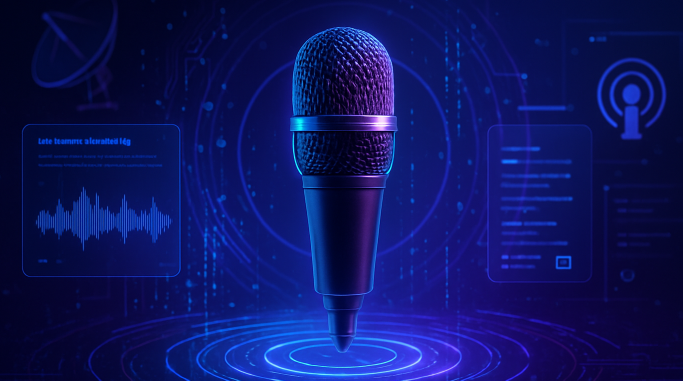
#> input picture assets/podcast_thumbnail_template.png, 1366 x 761 px (shown at 1/2 size)
$ python -i image_utils.py   (imports and definitions only)
#> lines starting #> are read from the running program, lines starting #| are printed output that depends on the picture
### app/utils/logging_utils.py
import os
import logging
from typing import Optional
from pathlib import Path

def setup_logger(
    name: str,
    log_file: Optional[str] = None,
    level: int = logging.INFO,
    format_str: str = '%(asctime)s - %(name)s - %(levelname)s - %(message)s'
) -> logging.Logger:
    """
    Set up a logger with file and console handlers.

    Args:
        name: Name of the logger
        log_file: Optional name of the log file (will be placed in logs directory)
        level: Logging level (default: INFO)
        format_str: Format string for log messages

    Returns:
        Configured logger instance
    """
    # Create logs directory if it doesn't exist
    log_dir = Path('logs')
    log_dir.mkdir(exist_ok=True)

    # Get or create logger
    logger = logging.getLogger(name)
    logger.setLevel(level)

    # Clear existing handlers
    logger.handlers = []

    # Create formatter
    formatter = logging.Formatter(format_str)

    # Add console handler
    console_handler = logging.StreamHandler()
    console_handler.setFormatter(formatter)
    logger.addHandler(console_handler)

    # Add file handler if log_file is specified
    if log_file:
        file_path = log_dir / log_file
        file_handler = logging.FileHandler(file_path)
        file_handler.setFormatter(formatter)
        logger.addHandler(file_handler)

    return logger

def get_logger(name: str) -> logging.Logger:
    """
    Get an existing logger or create a new one with default settings.

    Args:
        name: Name of the logger

    Returns:
        Logger instance
    """
    logger = logging.getLogger(name)
    if not logger.handlers:
        return setup_logger(name, f"{name}.log")
    return logger

### app/utils/image_utils.py
from PIL import Image, ImageDraw, ImageFont
from datetime import datetime
import os
import requests
import tempfile
from pathlib import Path
import pytz
from app.utils.logging_utils import get_logger

# Set up logging
logger = get_logger(__name__)

def download_google_font(font_name, font_style="regular"):
    """
    Download a Google Font and return the path to the downloaded font file.

    Args:
        font_name (str): Name of the Google Font (e.g., 'Roboto', 'OpenSans')
        font_style (str): Font style (e.g., 'regular', 'bold', 'black')

    Returns:
        str: Path to the downloaded font file
    """
    # Create a temporary directory for fonts if it doesn't exist
    font_dir = Path(tempfile.gettempdir()) / "google_fonts"
    font_dir.mkdir(exist_ok=True)

    # Map font styles to Google Fonts weights
    weight_map = {
        "regular": "400",
        "medium": "500",
        "semibold": "600",
        "bold": "700",
        "extrabold": "800",
        "black": "900"
    }

    weight = weight_map.get(font_style.lower(), "400")

    # Convert font name to Google Fonts URL format
    font_url_name = font_name.replace(" ", "+")

    # Direct download URL for the font file
    url = f"https://fonts.googleapis.com/css2?family={font_url_name}:wght@{weight}&display=swap"

    logger.info(f"Fetching font CSS from: {url}")

    # Get the CSS file
    response = requests.get(url)
    if response.status_code != 200:
        logger.error(f"Failed to download font {font_name}: {response.status_code}")
        return None

    # Extract the font URL from the CSS
    css_content = response.text
    font_url = None

    # Look for the font URL in the CSS content
    for line in css_content.split('\n'):
        if 'src: url(' in line:
            # Extract URL between url( and )
            start = line.find('url(') + 4
            end = line.find(')', start)
            if start > 4 and end > start:
                font_url = line[start:end].strip("'\"")
                if 'woff2' in font_url:
                    break

    if not font_url:
        logger.error(f"Could not find font URL for {font_name}. CSS content: {css_content}")
        return None

    # Download the font file
    font_path = font_dir / f"{font_name}_{font_style}.woff2"
    if not font_path.exists():
        logger.info(f"Downloading font from: {font_url}")
        font_response = requests.get(font_url)
        if font_response.status_code == 200:
            with open(font_path, 'wb') as f:
                f.write(font_response.content)
            logger.info(f"Font downloaded successfully to: {font_path}")
        else:
            logger.error(f"Failed to download font file for {font_name}: {font_response.status_code}")
            return None

    return str(font_path)

def add_text_overlay(image_path, output_path=None):
    """
    Add text overlays to an image with title, date, and watermark.
    Ensures the output meets YouTube thumbnail requirements.

    Args:
        image_path (str): Path to the input image
        output_path (str, optional): Path to save the output image. If None, will overwrite input image.

    Returns:
        str: Path to the output image
    """
    logger.info(f"Processing image: {image_path}")

    # Open the image
    img = Image.open(image_path)
#> img is the input picture: PIL image 1366x761 RGB; mean R, G, B 13.4, 20.4, 96.7
    logger.info(f"Original image size: {img.size}, mode: {img.mode}")

    # Convert to RGB if needed
    if img.mode != 'RGB':
        img = img.convert('RGB')
        logger.info("Converted image to RGB mode")

    # Resize to YouTube recommended dimensions (1280x720) while maintaining aspect ratio
    target_width = 1280
    target_height = 720

    # Calculate new dimensions maintaining aspect ratio
    img_ratio = img.width / img.height
#> img_ratio = 1.8
    target_ratio = target_width / target_height

    if img_ratio > target_ratio:
        # Image is wider than target
        new_width = target_width
        new_height = int(target_width / img_ratio)
#> new_height = 713
    else:
        # Image is taller than target
        new_height = target_height
        new_width = int(target_height * img_ratio)

    logger.info(f"Resizing image to: {new_width}x{new_height}")

    # Resize image
    img = img.resize((new_width, new_height), Image.Resampling.LANCZOS)
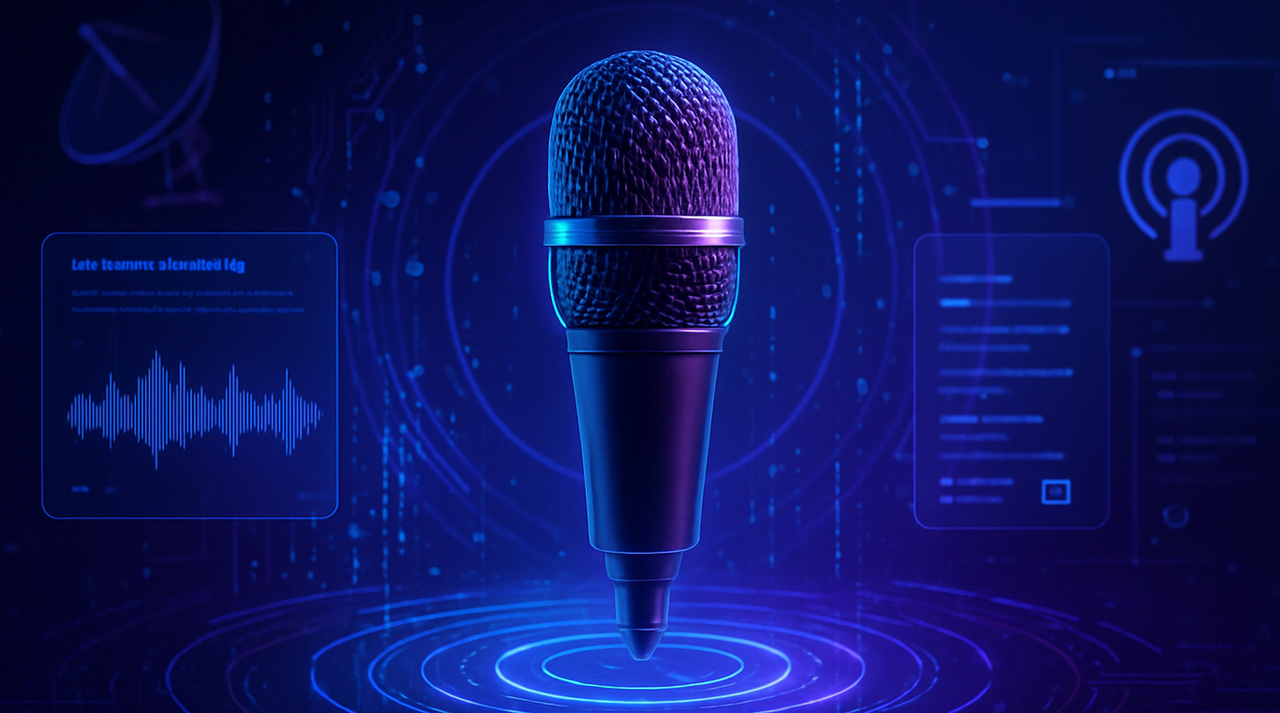
#> img: PIL image 1280x713 RGB; mean R, G, B 13.4, 20.4, 96.7

    # Create a new image with target dimensions and black background
    final_img = Image.new('RGB', (target_width, target_height), 'black')
#> final_img: PIL image 1280x720 RGB; every value is 0

    # Paste the resized image in the center
    paste_x = (target_width - new_width) // 2
    paste_y = (target_height - new_height) // 2
#> paste_y = 3
    final_img.paste(img, (paste_x, paste_y))
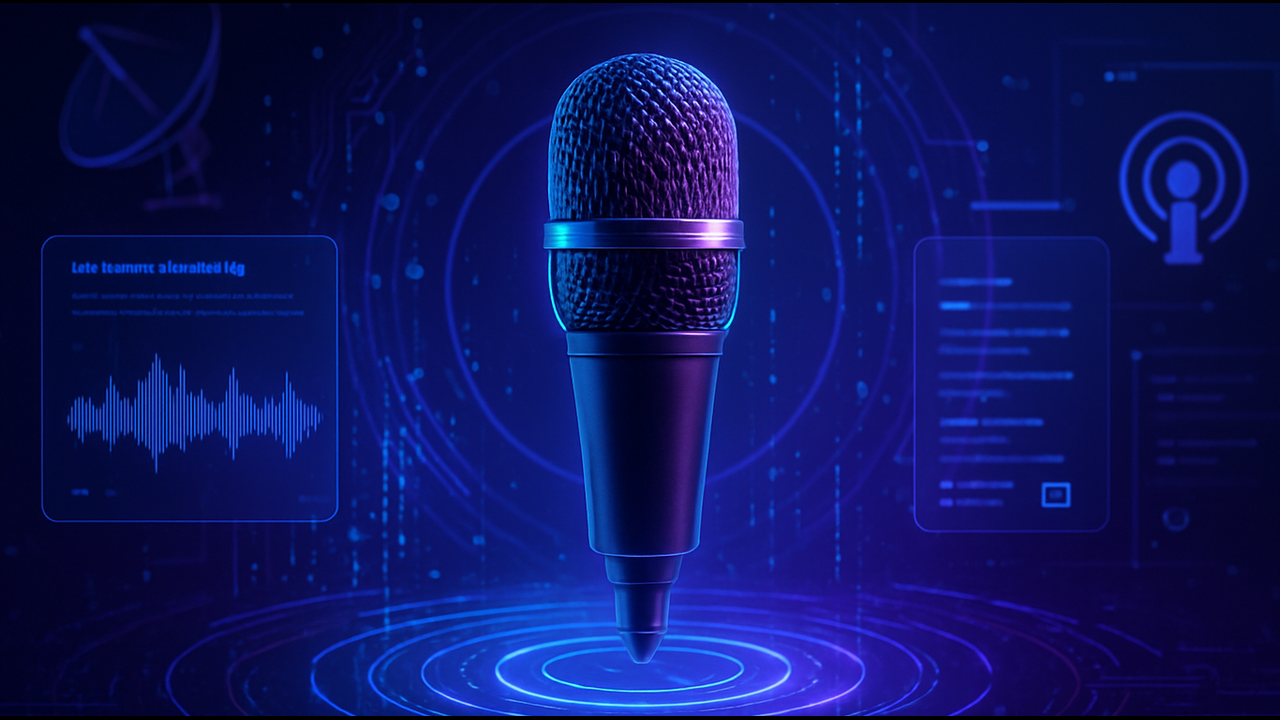
#> final_img: PIL image 1280x720 RGB; mean R, G, B 13.3, 20.2, 95.7

    draw = ImageDraw.Draw(final_img)

    # Download and load Google Fonts
    logger.info("Downloading fonts")
    title_font_path = download_google_font("Roboto", "black")
    date_font_path = download_google_font("Roboto", "regular")
    watermark_font_path = download_google_font("Roboto", "extrabold")

    try:
        title_font = ImageFont.truetype(title_font_path, 120)
        date_font = ImageFont.truetype(date_font_path, 70)
        watermark_font = ImageFont.truetype(watermark_font_path, 80)
        logger.info("Successfully loaded Google Fonts")
    except Exception as e:
        logger.warning(f"Failed to load Google Fonts: {str(e)}")
        title_font = ImageFont.load_default()
        date_font = ImageFont.load_default()
        watermark_font = ImageFont.load_default()
        logger.info("Using default fonts")

    # Add title text with shadow for better visibility
    title = "UltraSummary\nAI Recap"
    title_bbox = draw.textbbox((0, 0), title, font=title_font)
    title_width = title_bbox[2] - title_bbox[0]
    title_height = title_bbox[3] - title_bbox[1]

    # Position title at left side with some padding
    title_x = 60
    title_y = 60

    # Add shadow effect for better visibility
    shadow_offset = 3
    draw.text((title_x + shadow_offset, title_y + shadow_offset), title, font=title_font, fill="black")
    draw.text((title_x, title_y), title, font=title_font, fill="white")

    # Add date with shadow
    today = datetime.now(pytz.timezone('US/Pacific')).strftime("%b - %d - %y")
    date_bbox = draw.textbbox((0, 0), today, font=date_font)
    date_width = date_bbox[2] - date_bbox[0]

    # Position date below title
    date_x = title_x
    date_y = title_y + title_height + 50

    # Add shadow effect for date
    draw.text((date_x + shadow_offset, date_y + shadow_offset), today, font=date_font, fill="black")
    draw.text((date_x, date_y), today, font=date_font, fill="white")

    # Add watermark with shadow
    watermark = "[OFA]"
    watermark_bbox = draw.textbbox((0, 0), watermark, font=watermark_font)
    watermark_width = watermark_bbox[2] - watermark_bbox[0]

    # Position watermark at bottom right
    watermark_x = target_width - watermark_width - 40
    watermark_y = target_height - 120

    # Add shadow effect for watermark
    draw.text((watermark_x + shadow_offset, watermark_y + shadow_offset), watermark, font=watermark_font, fill="black")
    draw.text((watermark_x, watermark_y), watermark, font=watermark_font, fill="white")

    # Save the image
    if output_path is None:
        output_path = image_path

    # Save as PNG with optimization
    final_img.save(output_path, "PNG", optimize=True)

    # Check file size
    file_size = os.path.getsize(output_path) / (1024 * 1024)  # Convert to MB
    if file_size > 2:
        print(f"Warning: Output file size ({file_size:.2f} MB) exceeds YouTube's 2MB limit")

    return output_path

#> (the run stopped early here; a loop or call above may not have finished)
